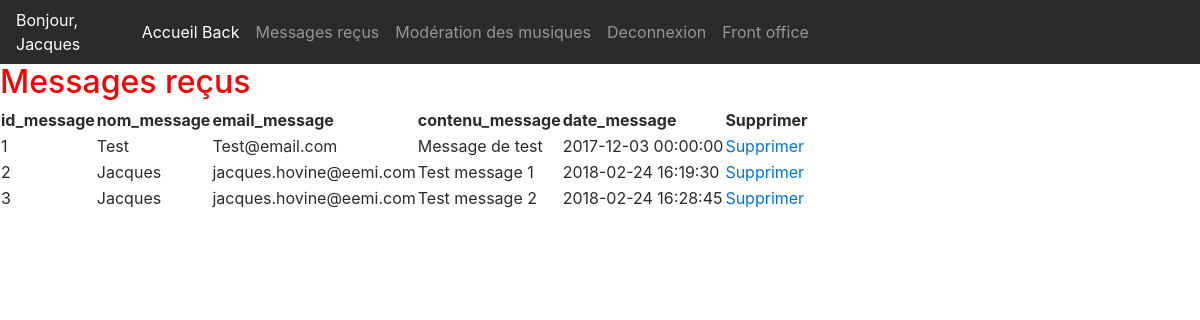
The page /admin/messages_back.php (signed in) on the database as committed earlier.
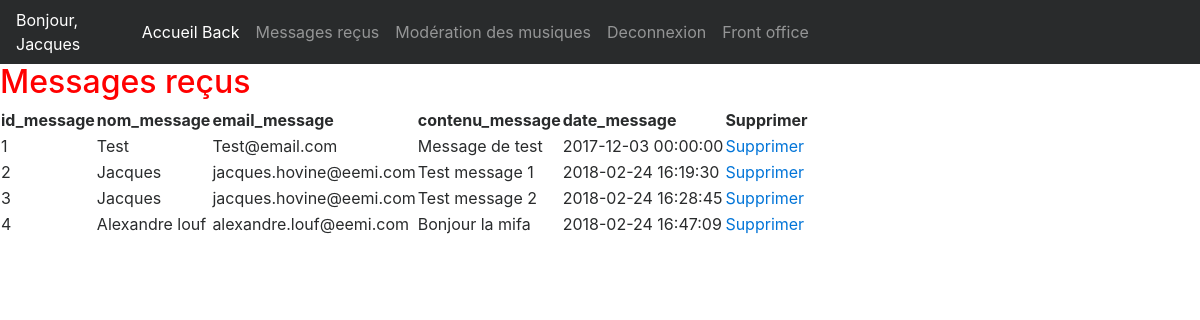
The same page on the database as committed later.
### tables this page shows
CREATE TABLE `muzicon_messages` (
  `id_message` int(11) NOT NULL,
  `nom_message` varchar(50) NOT NULL,
  `email_message` varchar(50) NOT NULL,
  `contenu_message` text NOT NULL,
  `date_message` datetime NOT NULL
);

### include/functions.inc.php (called while the page is built, shortened)
<?php
function selectAll($table){
  global $pdo;
  $rowsToGet = $pdo->query('SELECT * FROM ' . $table);
  $rows = $rowsToGet->fetchAll(PDO::FETCH_ASSOC);
  return $rows;
}

### admin/messages_back.php (the view, shortened to what this page needs)
<?php
require_once($_SERVER['DOCUMENT_ROOT']. '/musicon/include/init.inc.php');
include($_SERVER['DOCUMENT_ROOT']. '/musicon/include/functions.inc.php');
$messages = selectAll('muzicon_messages');
include "haut.inc.php";
?>
<main class="flex-col">
  <section class="flex-col flex-sb flex-wrap">
    <div>
      <h2>Messages reçus</h2>
    </div>
    <table>
      <thead>
        <tr>
          <?php foreach($messages[0] as $titles => $value) : ?>
          <th><?= $titles ?></th>
          <?php endforeach; ?>
          <th>Supprimer</th>
        </tr>
      </thead>
      <tbody>
        <?php foreach($messages as $key => $value) : ?>
          <tr>
            <td><?= $value['id_message'] ?></td>
            <td><?= htmlspecialchars($value['nom_message']) ?></td>
            <td><?= htmlspecialchars($value['email_message']) ?></td>
            <td><?= htmlspecialchars($value['contenu_message']) ?></td>
            <td><?= $value['date_message'] ?></td>
            <td><a onclick="return confirm('vous sur de vouloir supprimer ce message ?')" href="messages_back.php?del=<?= $value['id_message'] ?>">Supprimer</a></td>
          </tr>
        <?php endforeach; ?>
      </tbody>
    </table>
  </section>
</main>
<?php
include "bas.inc.php";

### admin/haut.inc.php (shortened to what this page needs)
<!DOCTYPE html>
<html lang="fr">
<head>
  <link rel="stylesheet" href="https://maxcdn.bootstrapcdn.com/font-awesome/4.7.0/css/font-awesome.min.css">
  <link rel="stylesheet" href="../css/themify-icons.css">
  <link rel="stylesheet" type="text/css" href="bootstrap/css/bootstrap.css" />
  <link rel="stylesheet" type="text/css" href="../css/style_back.css">
</head>
<body>
  <nav class="navbar navbar-toggleable-md navbar-inverse bg-inverse">
    <span><?= 'Bonjour, ' . $_SESSION['login'] ?></span>
    <div class="collapse navbar-collapse" id="navbarSupportedContent">
      <ul class="navbar-nav mr-auto">
        <li class="nav-item active">
          <a class="nav-link" href="home_back.php">Accueil Back<span class="sr-only">(current)</span></a>
        </li>
        <li class="nav-item">
          <a class="nav-link" href="messages_back.php">Messages reçus</a>
        </li>
        <li class="nav-item">
          <a class="nav-link" href="#">Modération des musiques</a>
        </li>
        <li class="nav-item">
          <a class="nav-link" href="../deconnexion.php">Deconnexion</a>
        </li>
        <li class="nav-item">
          <a class="nav-link" href="../index.php">Front office</a>
        </li>
      </ul>
    </div>
  </nav>

### admin/bas.inc.php (shortened to what this page needs)
</body>
</html>

### css/style_back.css (style rules this page uses)
h2 { color:red; }
nav span { color:white; }

Rows that differ between the two databases and show on the page:
added muzicon_messages: id_message "4", nom_message "Alexandre louf", email_message "alexandre.louf@eemi.com", contenu_message "Bonjour la mifa", date_message "2018-02-24 16:47:09"
